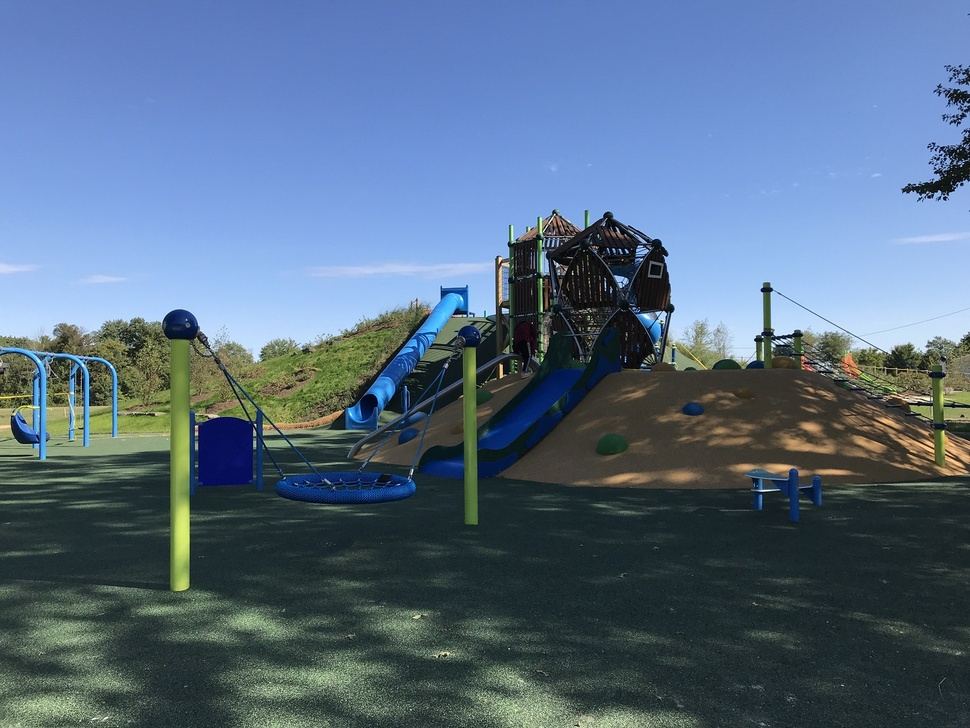
#> input picture source/kids_mountain.jpg, 970 x 728 px, shrunk from 1613 x 1210 before the run, found by its file name
$ jupyter execute 'display energy map-kids_mountain.ipynb'   (older library calls are emulated)
#> lines starting #> are read from the running program, lines starting #| are printed output that depends on the picture
#> in main, img is the input picture: shape (728, 970, 3); mean B, G, R 131.1, 108.3, 86.9
### Display energy map

[cell 1]
import os
import numpy as np
import cv2

[cell 2]
# define a function to get the energy map usihg L1 norm
def get_energy_map_L1(img):
    # convert to a grayscale image if it's a color image
    if len(img.shape) == 3:
        img = cv2.cvtColor(img, cv2.COLOR_BGR2GRAY)
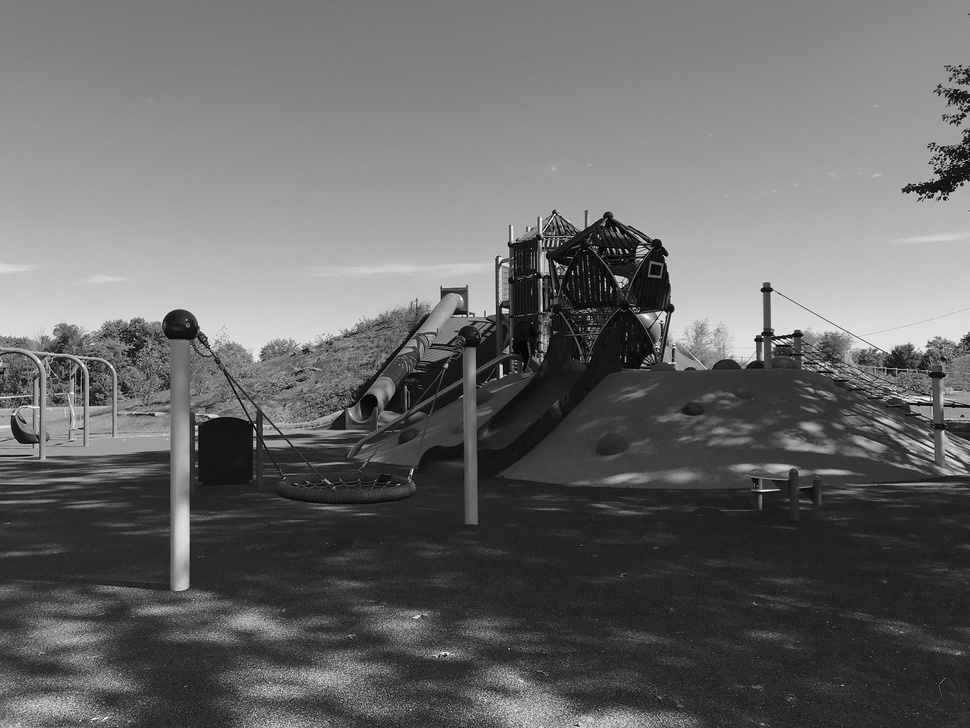
#> img: shape (728, 970); min 0, max 254, mean 104.5
    # make the datatype as float64 for calculation
    img = img.astype(np.float64)
    # use the sobel filter for edge detection in both x and y directions, add some border
    gradient_x = cv2.Sobel(img, cv2.CV_64F, 1, 0, borderType=cv2.BORDER_CONSTANT)
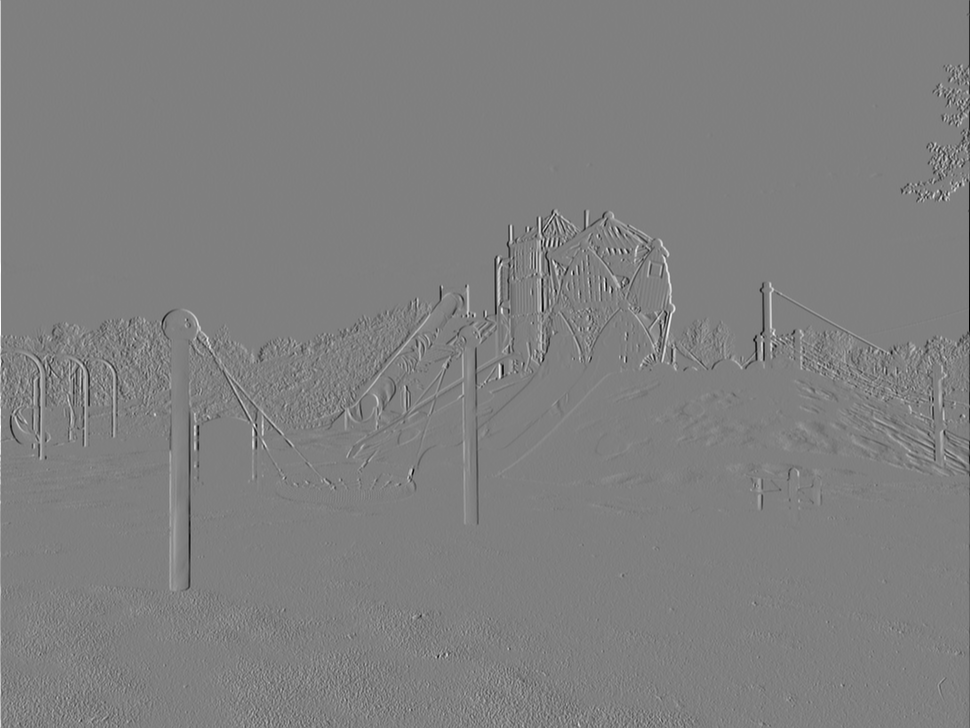
#> gradient_x: shape (728, 970) float64; min -885, max 881, mean -0.1; drawn with min black and max white
    gradient_y = cv2.Sobel(img, cv2.CV_64F, 0, 1, borderType=cv2.BORDER_CONSTANT)
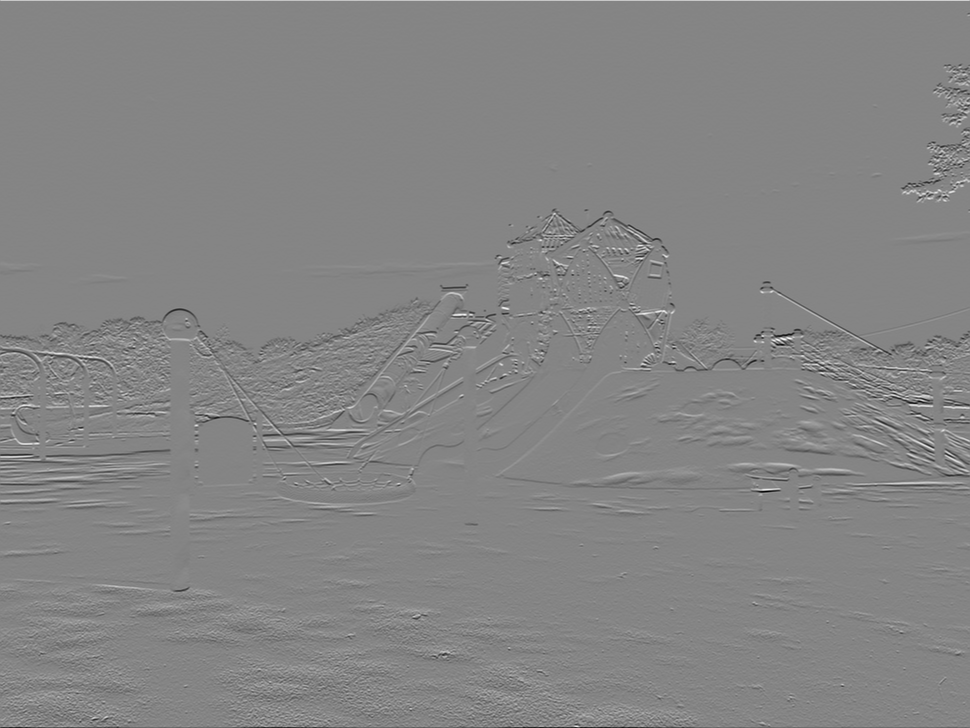
#> gradient_y: shape (728, 970) float64; min -991, max 912, mean -0.2; drawn with min black and max white

    # add the absolute values of gradient_x and gradient_y
    energy_map_L1 = np.abs(gradient_x) + np.abs(gradient_y)
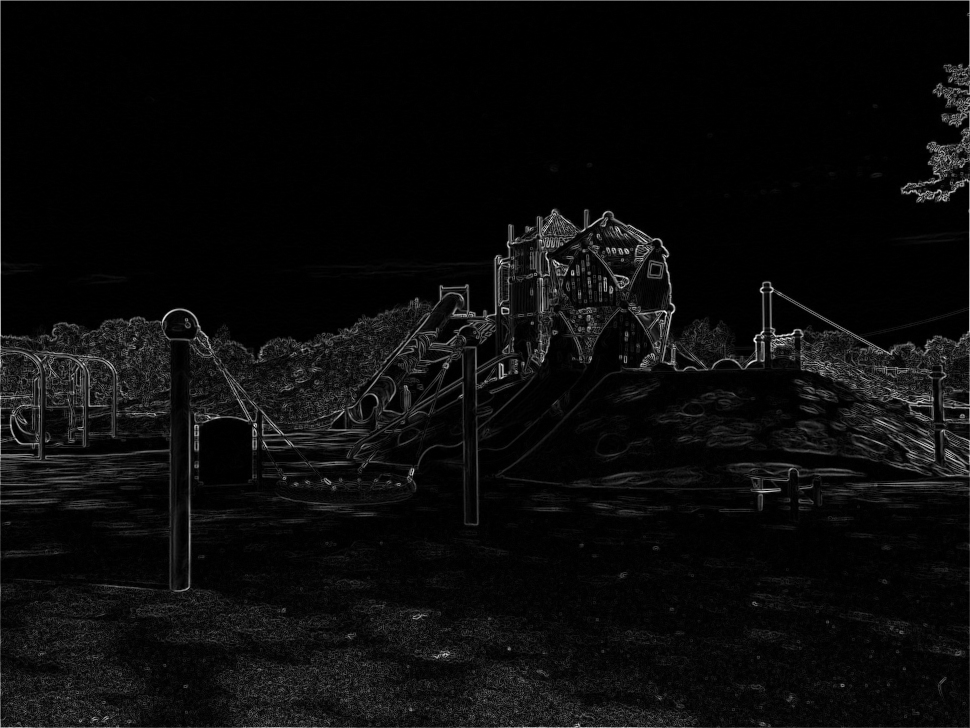
#> energy_map_L1: shape (728, 970) float64; min 0, max 1240, mean 57.7; drawn with min black and max white

    return energy_map_L1


# define a function to get the energy map usihg L2 norm
def get_energy_map_L2(img):
    # convert to a grayscale image if it's a color image
    if len(img.shape) == 3:
        img = cv2.cvtColor(img, cv2.COLOR_BGR2GRAY)
    # make the datatype as float64 for calculation
    img = img.astype(np.float64)
    # use the sobel filter for edge detection in both x and y directions, add some border
    gradient_x = cv2.Sobel(img, cv2.CV_64F, 1, 0, borderType=cv2.BORDER_CONSTANT)
    gradient_y = cv2.Sobel(img, cv2.CV_64F, 0, 1, borderType=cv2.BORDER_CONSTANT)

    # add the absolute values of gradient_x and gradient_y
    energy_map_L2 = np.sqrt(gradient_x ** 2 + gradient_y ** 2)

    return energy_map_L2


def visualize_energy_map(energy_map):
    # normalize the energy map for display purpose
    energy_map_vis = (energy_map/np.max(energy_map)*255).astype(np.uint8)
    return energy_map_vis

def main():
    # read in image
    source_dir = '.\source'
    dolphin = os.path.join(source_dir, 'kids_mountain.jpg')
    img = cv2.imread(dolphin, 1)

    # calculate the energy map
    energy_map_L1 = get_energy_map_L1(img)
    energy_map_L2 = get_energy_map_L2(img)


    energy_map_vis_L1 = visualize_energy_map(energy_map_L1)
    energy_map_vis_L2 = visualize_energy_map(energy_map_L2)

    # display the image
    cv2.imshow('image', img.astype(np.uint8))
    cv2.imshow('energy_map_L1', energy_map_vis_L1)
    cv2.imshow('energy_map_L2', energy_map_vis_L2)

    # if push 'Esc', destroy the display
    k = cv2.waitKey(0)
#> (key Esc is pressed here)

    if k == 27:
        cv2.destroyAllWindows()

    # if push 's', save the image
    elif k == ord('s'):

        # define the location to save the energy map
        out_dir = '.\output'

        # make the directory if not exists
        if not os.path.exists(out_dir):
            os.makedirs(out_dir)

        out_energy_map_L1 = os.path.join(out_dir, 'kids_mountain_energy_map_L1.png')
        out_energy_map_L2 = os.path.join(out_dir, 'kids_mountain_energy_map_L2.png')
        # write the energy map and destroy the window
        cv2.imwrite(out_energy_map_L1, energy_map_vis_L1)
        cv2.imwrite(out_energy_map_L2, energy_map_vis_L2)
        cv2.destroyAllWindows()
